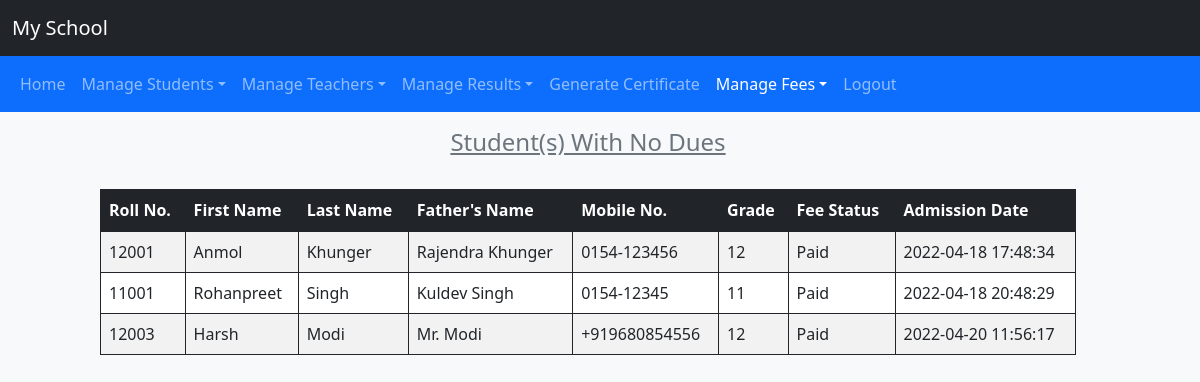
/pages/fee_deposited.php (signed in), run on the app's committed database.
### tables this page shows
CREATE TABLE `fee_status` (
  `student_roll_no` int NOT NULL,
  `status` varchar(10) NOT NULL DEFAULT 'Not Paid'
);

CREATE TABLE `students` (
  `roll_no` int NOT NULL,
  `fname` varchar(20) NOT NULL,
  `lname` varchar(20) NOT NULL,
  `mother_name` varchar(30) NOT NULL,
  `father_name` varchar(30) NOT NULL,
  `dob` date NOT NULL,
  `gender` char(1) NOT NULL,
  `category` varchar(5) NOT NULL,
  `mobile` varchar(13) NOT NULL,
  `grade` int NOT NULL,
  `status` int NOT NULL,
  `address` varchar(200) NOT NULL,
  `date_created` timestamp NOT NULL DEFAULT CURRENT_TIMESTAMP
);

### pages/fee_deposited.php (the view, shortened to what this page needs)
<!DOCTYPE html>
<html lang="en">
<head>
    <link href="https://cdn.jsdelivr.net/npm/bootstrap@5.1.3/dist/css/bootstrap.min.css" rel="stylesheet">
</head>
<body class="bg-light">
    <div class="container-fluid" style="padding: 0;">
        <nav class="navbar navbar-expand navbar-dark bg-dark">
            <div class="container-fluid">
                <span class="navbar-brand mb-0">My School</span>
            </div>
        </nav>
        <nav class="navbar navbar-expand-lg navbar-dark bg-primary">
            <div class="container-fluid">
                <div class="collapse navbar-collapse">
                    <ul class="navbar-nav">
                        <li class="nav-item">
                            <a href="./dashboard.php" class="nav-link">Home</a>
                        </li>
                        <li class="nav-item dropdown">
                            <a href="#" class="nav-link dropdown-toggle" role="button" id="studentDropdown" data-bs-toggle="dropdown" aria-expanded="false">Manage Students</a>
                        </li>
                        <li class="nav-item dropdown">
                            <a href="#" class="nav-link dropdown-toggle" role="button" id="teacherDropdown" data-bs-toggle="dropdown" aria-expanded="false">Manage Teachers</a>
                        </li>
                        <li class="nav-item dropdown">
                            <a href="#" class="nav-link dropdown-toggle" role="button" id="resultDropdown" data-bs-toggle="dropdown" aria-expanded="false">Manage Results</a>
                        </li>
                        <li class="nav-item">
                            <a href="./certificate.php" class="nav-link">Generate Certificate</a>
                        </li>
                        <li class="nav-item dropdown">
                        <a href="#" class="nav-link active dropdown-toggle" role="button" id="feeDropdown" data-bs-toggle="dropdown" aria-expanded="fakse">Manage Fees</a>
                        </li>
                        <li class="nav-item">
                            <a href="./logout.php" class="nav-link">Logout</a>
                        </li>
                    </ul>
                </div>
            </div>
        </nav>
        <div class="row justify-content-center" style="max-width: 100%;">
            <div class="col-10">
                <h4 class="text-center text-secondary my-3" style="text-decoration: underline;">Student(s) With No Dues</h4>
                <div class="table-responsive">
                <table class="table bg-white table-striped align-middle table-bordered border border-dark rounded mt-3">
                    <thead class="bg-dark text-white">
                    <tr>
                        <th scope="col">Roll No.</th>
                        <th scope="col">First Name</th>
                        <th scope="col">Last Name</th>
                        <th scope="col">Father's Name</th>
                        <th scope="col">Mobile No.</th>
                        <th scope="col">Grade</th>
                        <th scope="col">Fee Status</th>
                        <th scope="col">Admission Date</th>
                    </tr>
                    </thead>
                    <tbody>
<?php
    require_once "../config/config.php";
    $query = "SELECT * FROM `students` INNER JOIN `fee_status` ON `students`.`roll_no` = `fee_status`.`student_roll_no` WHERE `fee_status`.`status` = 'Paid';";
    $result = mysqli_query($con, $query);
    if( !is_bool($result) )
    {
        if( mysqli_num_rows($result) > 0 )
        {
            while($row = mysqli_fetch_assoc($result))
            { ?>
                <tr>
                    <td><?= $row['roll_no']; ?></td>
                    <td><?= $row['fname']; ?></td>
                    <td><?= $row['lname']; ?></td>
                    <td><?= $row['father_name']; ?></td>
                    <td><?= $row['mobile']; ?></td>
                    <td><?= $row['grade']; ?></td>
                    <td><?= $row['status']; ?></td>
                    <td><?= $row['date_created']; ?></td>
                </tr>
        <?php
            }
        }
    }
?>
                </tbody>
                </table>
                </div>
            </div>
        </div>
    </div>
</body>
</html>

### pages/fee_deposited.php (style rules this page uses)
body > .container-fluid { position: relative; min-height: 100vh; }

### data on the page
fee_status: student_roll_no.roll_no "12001", student_roll_no.fname "Anmol", student_roll_no.lname "Khunger", student_roll_no.father_name "Rajendra Khunger", student_roll_no.mobile "0154-123456", student_roll_no.grade "12", status "Paid", student_roll_no.date_created "2022-04-18 17:48:34"
fee_status: student_roll_no.roll_no "11001", student_roll_no.fname "Rohanpreet", student_roll_no.lname "Singh", student_roll_no.father_name "Kuldev Singh", student_roll_no.mobile "0154-12345", student_roll_no.grade "11", status "Paid", student_roll_no.date_created "2022-04-18 20:48:29"
fee_status: student_roll_no.roll_no "12003", student_roll_no.fname "Harsh", student_roll_no.lname "Modi", student_roll_no.father_name "Mr. Modi", student_roll_no.mobile "+919680854556", student_roll_no.grade "12", status "Paid", student_roll_no.date_created "2022-04-20 11:56:17"
